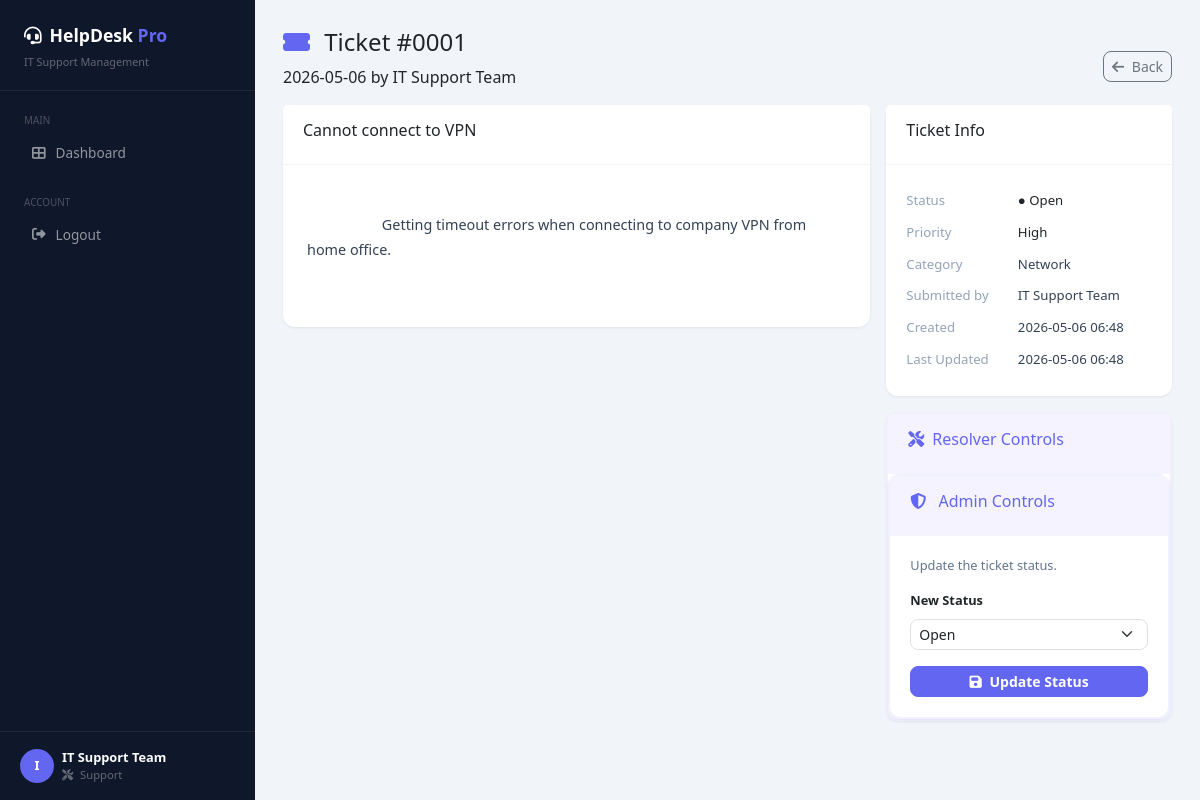
The app's page /ticket/1 (signed in) with its own data.
### tables this page shows
CREATE TABLE users (
            id INTEGER PRIMARY KEY AUTOINCREMENT,
            username TEXT UNIQUE NOT NULL,
            password TEXT NOT NULL,
            role TEXT NOT NULL DEFAULT 'employee',
            full_name TEXT NOT NULL DEFAULT 'User'
        );

CREATE TABLE tickets (
            id INTEGER PRIMARY KEY AUTOINCREMENT,
            title TEXT NOT NULL,
            description TEXT NOT NULL,
            category TEXT NOT NULL DEFAULT 'General',
            status TEXT NOT NULL DEFAULT 'Open',
            priority TEXT NOT NULL DEFAULT 'Medium',
            created_by INTEGER NOT NULL,
            created_at TEXT DEFAULT CURRENT_TIMESTAMP,
            updated_at TEXT DEFAULT CURRENT_TIMESTAMP,
            FOREIGN KEY (created_by) REFERENCES users(id)
        );

### app.py (the view)
@app.route('/ticket/<int:ticket_id>')
@login_required
def view_ticket(ticket_id):
    conn = get_db()
    ticket = conn.execute('''
        SELECT t.*, u.full_name as creator_name
        FROM tickets t JOIN users u ON t.created_by = u.id
        WHERE t.id = ?
    ''', (ticket_id,)).fetchone()
    conn.close()
    if not ticket:
        flash('Ticket not found.', 'danger')
        return redirect(url_for('dashboard'))
    if session['role'] not in ['admin', 'support'] and ticket['created_by'] != session['user_id']:
        flash('Access denied.', 'danger')
        return redirect(url_for('dashboard'))
    return render_template('view_ticket.html', ticket=ticket)

### app.py (called while the page is built)
def get_db():
    os.makedirs(DB_DIR, exist_ok=True)
    conn = sqlite3.connect(DB_PATH)
    conn.row_factory = sqlite3.Row
    return conn

def login_required(f):
    @wraps(f)
    def decorated(*args, **kwargs):
        if 'user_id' not in session:
            return redirect(url_for('login'))
        return f(*args, **kwargs)
    return decorated

### templates/view_ticket.html (shortened to what this page needs)
{% extends "base.html" %}
{% block content %}
<div class="page-header d-flex align-items-center justify-content-between">
    <div>
        <h4>
            <i class="fas fa-ticket-alt me-2" style="color:#6366f1;"></i>
            Ticket #{{ '%04d' % ticket.id }}
        </h4>
        <p>
            {{ ticket.created_at[:10] }} by {{ ticket.creator_name }}
        </p>
    </div>
    <a href="{{ url_for('dashboard') }}"
       class="btn btn-outline-secondary btn-sm"
       style="border-radius:8px;">
        <i class="fas fa-arrow-left me-1"></i>
        Back
    </a>
</div>
<div class="row g-3">
    <div class="col-lg-8">
        <div class="card">
            <div class="card-header">
                <h6>{{ ticket.title }}</h6>
            </div>
            <div class="card-body" style="padding:24px;">
                <p style="color:#334155;
                          font-size:0.9rem;
                          line-height:1.7;
                          white-space:pre-wrap;">
                    {{ ticket.description }}
                </p>
            </div>
        </div>
    </div>
    <div class="col-lg-4">
        <div class="card mb-3">
            <div class="card-header">
                <h6>Ticket Info</h6>
            </div>
            <div class="card-body" style="padding:20px;">
                <table style="width:100%; font-size:0.825rem;">
                    <tr>
                        <td style="color:#94a3b8; padding:6px 0; width:45%;">
                            Status
                        </td>
                        <td>
                            {% if ticket.status == 'Open' %}
                                <span class="badge-status s-open">● Open</span>
                            {% elif ticket.status == 'In Progress' %}
                                <span class="badge-status s-inprogress">◐ In Progress</span>
                            {% elif ticket.status == 'Resolved' %}
                                <span class="badge-status s-resolved">✓ Resolved</span>
                            {% else %}
                                <span class="badge-status s-closed">✗ Closed</span>
                            {% endif %}
                        </td>
                    </tr>
                    <tr>
                        <td style="color:#94a3b8; padding:6px 0;">
                            Priority
                        </td>
                        <td>
                            <span class="p-{{ ticket.priority|lower }}">
                                {{ ticket.priority }}
                            </span>
                        </td>
                    </tr>
                    <tr>
                        <td style="color:#94a3b8; padding:6px 0;">
                            Category
                        </td>
                        <td style="color:#334155;">
                            {{ ticket.category }}
                        </td>
                    </tr>
                    <tr>
                        <td style="color:#94a3b8; padding:6px 0;">
                            Submitted by
                        </td>
                        <td style="color:#334155;">
                            {{ ticket.creator_name }}
                        </td>
                    </tr>
                    <tr>
                        <td style="color:#94a3b8; padding:6px 0;">
                            Created
                        </td>
                        <td style="color:#334155;">
                            {{ ticket.created_at[:16] }}
                        </td>
                    </tr>
                    <tr>
                        <td style="color:#94a3b8; padding:6px 0;">
                            Last Updated
                        </td>
                        <td style="color:#334155;">
                            {{ ticket.updated_at[:16] }}
                        </td>
                    </tr>
                </table>
            </div>
        </div>
        {% if session.role in ['admin', 'support'] %}
	<div class="card" style="border: 2px solid #f0f0ff;">
    		<div class="card-header" style="background:#f5f3ff;">
        		<h6 style="color:#6366f1;"><i class="fas fa-tools me-2"></i>Resolver Controls</h6>
    		</div>
        <div class="card" style="border: 2px solid #f0f0ff;">
            <div class="card-header" style="background:#f5f3ff;">
                <h6 style="color:#6366f1;">
                    <i class="fas fa-shield-alt me-2"></i>
                    Admin Controls
                </h6>
            </div>
            <div class="card-body" style="padding:20px;">
                <p style="font-size:0.8rem;
                          color:#64748b;
                          margin-bottom:12px;">
                    Update the ticket status.
                </p>
                <form method="POST"
                      action="{{ url_for('update_ticket', ticket_id=ticket.id) }}">
                    <div class="mb-3">
                        <label class="form-label"
                               style="font-size:0.8rem;
                                      font-weight:600;">
                            New Status
                        </label>
                        <select name="status"
                                class="form-select form-select-sm"
                                style="border-radius:8px;">
                            <option value="Open" {% if ticket.status == 'Open' %}selected{% endif %}>
                                Open
                            </option>
                        </select>
                    </div>
                    <button type="submit"
                            class="btn btn-primary w-100 btn-sm"
                            style="border-radius:8px; font-weight:600;">
                        <i class="fas fa-save me-1"></i>
                        Update Status
                    </button>
                </form>
            </div>
        </div>
        {% endif %}
    </div>
</div>
{% endblock %}

### templates/base.html (shortened to what this page needs)
<!DOCTYPE html>
<html lang="en">
<head>
    <link href="https://cdn.jsdelivr.net/npm/bootstrap@5.3.0/dist/css/bootstrap.min.css" rel="stylesheet">
    <link href="https://cdnjs.cloudflare.com/ajax/libs/font-awesome/6.4.0/css/all.min.css" rel="stylesheet">
</head>
<body>
{% if 'user_id' in session %}
<div class="sidebar">
    <div class="sidebar-brand">
        <p class="brand-name">
            <i class="fas fa-headset me-2"></i>HelpDesk <span>Pro</span>
        </p>
        <small>IT Support Management</small>
    </div>
    <nav class="mt-2 flex-grow-1">
        <div class="sidebar-section-label">Main</div>
        <a href="{{ url_for('dashboard') }}" class="nav-link">
            <i class="fas fa-th-large"></i> Dashboard
        </a>
        <div class="sidebar-section-label mt-2">Account</div>
        <a href="{{ url_for('logout') }}" class="nav-link">
            <i class="fas fa-sign-out-alt"></i> Logout
        </a>
    </nav>
    <div class="sidebar-user d-flex align-items-center gap-2">
        <div class="user-avatar">{{ session.full_name[0].upper() }}</div>
        <div>
            <div style="color:#fff; font-size:0.8rem; font-weight:600;">
                {{ session.full_name }}
            </div>
            <div style="color:rgba(255,255,255,0.35); font-size:0.7rem;">
                {% if session.role == 'admin' %}
                    <i class="fas fa-shield-alt me-1"></i>
                {% elif session.role == 'support' %}
                    <i class="fas fa-tools me-1"></i>
                {% endif %}
                {{ session.role|capitalize }}
            </div>
        </div>
    </div>
</div>
<div class="main-content">
    {% block content %}{% endblock %}
</div>
{% else %}
{% block auth_content %}{% endblock %}
{% endif %}
</body>
</html>

### templates/base.html (style rules this page uses)
body { background: #f1f5f9; font-family: 'Segoe UI', sans-serif; margin: 0; }
.sidebar { width: 255px; min-height: 100vh; background: #0f172a; position: fixed; top: 0; left: 0; z-index: 100; display: flex; flex-direction: column; }
.sidebar-brand { padding: 22px 24px 18px; border-bottom: 1px solid rgba(255,255,255,0.07); }
.brand-name { color: #fff; font-weight: 700; font-size: 1.1rem; margin: 0; }
.brand-name span { color: #6366f1; }
.sidebar-brand small { color: rgba(255,255,255,0.35); font-size: 0.68rem; }
.sidebar .nav-link { color: rgba(255,255,255,0.55); padding: 9px 20px; border-radius: 8px; margin: 2px 12px; font-size: 0.85rem; font-weight: 500; display: flex; align-items: center; gap: 10px; text-decoration: none; }
.sidebar-section-label { color: rgba(255,255,255,0.25); font-size: 0.62rem; text-transform: uppercase; padding: 14px 24px 4px; }
.sidebar-user { margin-top: auto; padding: 16px 20px; border-top: 1px solid rgba(255,255,255,0.07); }
.user-avatar { width: 34px; height: 34px; background: #6366f1; border-radius: 50%; display: flex; align-items: center; justify-content: center; font-weight: 700; font-size: 0.8rem; color: #fff; }
.main-content { margin-left: 255px; padding: 28px; min-height: 100vh; }
.card { border: none; border-radius: 12px; box-shadow: 0 1px 3px rgba(0,0,0,0.07); }
.card-header { background: #fff; border-bottom: 1px solid #f1f5f9; padding: 16px 20px; border-radius: 12px 12px 0 0; }
.btn-primary { background: #6366f1; border-color: #6366f1; }

### records on screen
users: full_name "IT Support Team", role "Support", creator_name "IT Support Team"
tickets: id "0001", created_at "2026-05-06", title "Cannot connect to VPN", description "Getting timeout errors when connecting to company VPN from home office.", priority "High", category "Network", created_at "2026-05-06 06:48", updated_at "2026-05-06 06:48", status "Open"

### other values on screen
{{ session.full_name[0].upper() }} "I"
